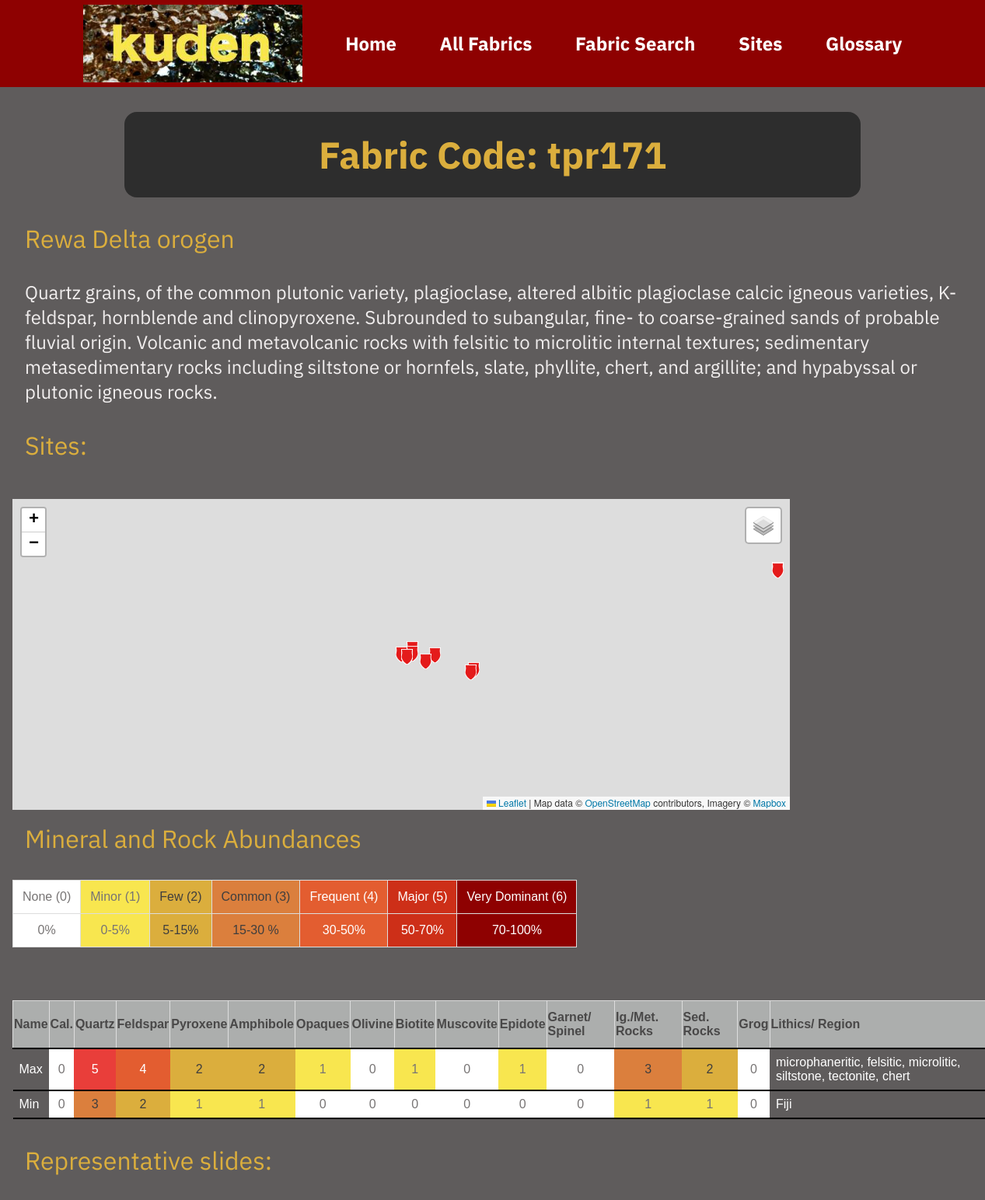
Screenshot of /tpr171 (upper part) with the database file from the repository.
### fabrics2/models.py (models this page shows, shortened)
class Fabric(models.Model):
    slug = models.SlugField(default="", blank=True, null=False, db_index=True)
    name = models.CharField(default="tpr", max_length=20)
    desc = models.CharField(null=True, max_length=100)
    region = models.CharField(null=True, max_length=100)
    calcareous_min = models.IntegerField(default="0", validators=[MinValueValidator(0), MaxValueValidator(6)])
    calcareous_max = models.IntegerField(default="0", validators=[MinValueValidator(0), MaxValueValidator(6)])
    feldspar_min = models.IntegerField(default="0", validators=[MinValueValidator(0), MaxValueValidator(6)])
    feldspar_max = models.IntegerField(default="0", validators=[MinValueValidator(0), MaxValueValidator(6)])
    quartz_min = models.IntegerField(default="0", validators=[MinValueValidator(0), MaxValueValidator(6)])
    quartz_max = models.IntegerField(default="0", validators=[MinValueValidator(0), MaxValueValidator(6)])
    pyroxene_min = models.IntegerField(default="0", validators=[MinValueValidator(0), MaxValueValidator(6)])
    pyroxene_max = models.IntegerField(default="0", validators=[MinValueValidator(0), MaxValueValidator(6)])
    amphibole_min = models.IntegerField(default="0", validators=[MinValueValidator(0), MaxValueValidator(6)])
    amphibole_max = models.IntegerField(default="0", validators=[MinValueValidator(0), MaxValueValidator(6)])
    opaque_min = models.IntegerField(default="0", validators=[MinValueValidator(0), MaxValueValidator(6)])
    opaque_max = models.IntegerField(default="0", validators=[MinValueValidator(0), MaxValueValidator(6)])
    olivine_min = models.IntegerField(default="0", validators=[MinValueValidator(0), MaxValueValidator(6)])
    olivine_max = models.IntegerField(default="0", validators=[MinValueValidator(0), MaxValueValidator(6)])
    biotite_min = models.IntegerField(default="0", validators=[MinValueValidator(0), MaxValueValidator(6)])
    biotite_max = models.IntegerField(default="0", validators=[MinValueValidator(0), MaxValueValidator(6)])
    muscovite_min = models.IntegerField(default="0", validators=[MinValueValidator(0), MaxValueValidator(6)])
    muscovite_max = models.IntegerField(default="0", validators=[MinValueValidator(0), MaxValueValidator(6)])
    epidote_min = models.IntegerField(default="0", validators=[MinValueValidator(0), MaxValueValidator(6)])
    epidote_max = models.IntegerField(default="0", validators=[MinValueValidator(0), MaxValueValidator(6)])
    igneous_rock_fragments_min = models.IntegerField(default="0", validators=[MinValueValidator(0), MaxValueValidator(6)])
    igneous_rock_fragments_max = models.IntegerField(default="0", validators=[MinValueValidator(0), MaxValueValidator(6)])
    sedimentary_metasedimentary_min = models.IntegerField(default="0", validators=[MinValueValidator(0), MaxValueValidator(6)])
    sedimentary_metasedimentary_max = models.IntegerField(default="0", validators=[MinValueValidator(0), MaxValueValidator(6)])
    grog_min = models.IntegerField(default="0", validators=[MinValueValidator(0), MaxValueValidator(6)])
    grog_max = models.IntegerField(default="0", validators=[MinValueValidator(0), MaxValueValidator(6)])
    garnet_min = models.IntegerField(default="0", validators=[MinValueValidator(0), MaxValueValidator(6)])
    garnet_max = models.IntegerField(default="0", validators=[MinValueValidator(0), MaxValueValidator(6)])
    lithics = models.CharField(null=True, max_length=100)
    vitric = models.BooleanField(default=False)
    felsitic = models.BooleanField(default=False)
    microlitic = models.BooleanField(default=False)
    microphaneritic = models.BooleanField(default=False)
    lathwork = models.BooleanField(default=False)
    metavolcanic = models.BooleanField(default=False)
    plutonite = models.BooleanField(default=False)
    amphibolite = models.BooleanField(default=False)
    tectonite = models.BooleanField(default=False)
    argillitic = models.BooleanField(default=False)
    chert = models.BooleanField(default=False)
    quartzite = models.BooleanField(default=False)
    siltstone = models.BooleanField(default=False)
    limeclast = models.BooleanField(default=False)
    comments = models.CharField(null=True, max_length=500)
    refs = models.ManyToManyField(Report, related_name="fabrics", blank=True)
    has_full = models.BooleanField(default=False)
    has_image = models.BooleanField(default=False)

### fabrics2/views.py (the view)
# urls.py: path("<slug:slug>", views.fabric, name="fabric-type"),
def fabric(request, slug):
    identified_fabric = get_object_or_404(Fabric, slug=slug)
    id_fabrics = identified_fabric.slides.all()
    return render(request, "fabrics2/fabric.html", {
        "fabric": identified_fabric,
        "fabric_slides": id_fabrics,
        "fabric_references": identified_fabric.refs.all(),
        "fabric_sites": identified_fabric.sites.all(),
        "mbsu": mbsu,
        "thsu":thsu
    })

### fabrics2/models.py (called while the page is built)
    def __str__(self):
        return f"{self.name} ({self.island})"

### fabrics2/templates/fabrics2/fabric.html (shortened to what this page needs)
{% extends "base.html" %}
{% load static %}
{% block css_files %}
  <link rel="stylesheet" href="{% static "fabrics2/fabric.css" %}">
  <link rel="stylesheet" href="{% static "fabrics2/abuntable.css" %}">
  <link rel="stylesheet" href="{% static "fabrics2/header.css" %}">
  <link rel="stylesheet" href="{% static "fabrics2/leaflet.css" %}">
{% endblock %}
{% block content %} {% include "fabrics2/includes/header.html" %}
<h1>Fabric Code: {{ fabric.slug }}</h1>
  <h2>{{ fabric.desc }}</h2>
  <h3 id="des">{{ fabric.comments }}</h3>
  <h2>Sites: </h2>
  {% if fabric_sites %}
    <div id="map"></div>
    <div> <p id="targetSite"></p><div>
  {% else %} <p>No site information available.</p>
  {% endif %}
  <div class="after-map">
  <h2>Mineral and Rock Abundances </h2>
  {% include "fabrics2/includes/abuntable.html" %}
  <br>
  <table class = "slidetable">
    <th>Name </th> <th>Cal.</th> <th>Quartz</th><th>Feldspar</th> <th>Pyroxene</th> <th>Amphibole</th>
      <th>Opaques</th> <th>Olivine</th><th>Biotite</th> <th>Muscovite</th> <th>Epidote</th>
      <th>Garnet/ Spinel</th><th>Ig./Met. Rocks</th> <th>Sed. Rocks</th> <th>Grog</th>  <th>Lithics/ Region</th>
       <tr>
          <td>Max</td>
         <td data-tag="{{fabric.calcareous_max}}"> {{fabric.calcareous_max}}</td>
          <td data-tag="{{fabric.quartz_max}}"> {{fabric.quartz_max}}</td>
          <td data-tag="{{fabric.feldspar_max}}">{{fabric.feldspar_max}}</td>
          <td data-tag="{{fabric.pyroxene_max}}">{{fabric.pyroxene_max}}</td>
          <td data-tag="{{fabric.amphibole_max}}">{{fabric.amphibole_max}}</td>
          <td data-tag="{{fabric.opaque_max}}"> {{fabric.opaque_max}}</td>
          <td data-tag="{{fabric.olivine_max}}"> {{fabric.olivine_max}}</td>
          <td data-tag="{{fabric.biotite_max}}">{{fabric.biotite_max}}</td>
          <td data-tag="{{fabric.muscovite_max}}">{{fabric.muscovite_max}}</td>
          <td data-tag="{{fabric.epidote_max}}">{{fabric.epidote_max}}</td>
          <td data-tag="{{fabric.garnet_max}}"> {{fabric.garnet_max}}</td>
          <td data-tag="{{fabric.igneous_rock_fragments_max}}">{{fabric.igneous_rock_fragments_max}}</td>
          <td data-tag="{{fabric.sedimentary_metasedimentary_max}}">{{fabric.sedimentary_metasedimentary_max}}</td>
          <td data-tag="{{fabric.grog_max}}">{{fabric.grog_max}}</td>
          <td> {{fabric.lithics}}</td>
          </tr>
          <tr>
            <td>Min</a></td>
            <td data-tag="{{fabric.calcareous_min}}"> {{fabric.calcareous_min}}</td>
            <td data-tag="{{fabric.quartz_min}}"> {{fabric.quartz_min}}</td>
            <td data-tag="{{fabric.feldspar_min}}">{{fabric.feldspar_min}}</td>
            <td data-tag="{{fabric.pyroxene_min}}">{{fabric.pyroxene_min}}</td>
            <td data-tag="{{fabric.amphibole_min}}">{{fabric.amphibole_min}}</td>
            <td data-tag="{{fabric.opaque_min}}"> {{fabric.opaque_min}}</td>
            <td data-tag="{{fabric.olivine_min}}"> {{fabric.olivine_min}}</td>
            <td data-tag="{{fabric.biotite_min}}">{{fabric.biotite_min}}</td>
            <td data-tag="{{fabric.muscovite_min}}">{{fabric.muscovite_min}}</td>
            <td data-tag="{{fabric.epidote_min}}">{{fabric.epidote_min}}</td>
            <td data-tag="{{fabric.garnet_min}}"> {{fabric.garnet_min}}</td>
            <td data-tag="{{fabric.igneous_rock_fragments_min}}">{{fabric.igneous_rock_fragments_min}}</td>
            <td data-tag="{{fabric.sedimentary_metasedimentary_min}}">{{fabric.sedimentary_metasedimentary_min}}</td>
            <td data-tag="{{fabric.grog_min}}">{{fabric.grog_min}}</td>
            <td> {{fabric.region}}</td>
            </tr>
  </table>
</div>
  <h2>Representative slides: </h2>
  {% if fabric_slides %}
    {% for slide in fabric_slides %}
      <br>
    {% endfor %}
  {% else %}
    <p>No representative slide details available.</p>
  {% endif%}
{% endblock %}

### templates/base.html (shortened to what this page needs)
{% load static %}
<!DOCTYPE html>
<html lang="en">
  <head>
   <link rel="stylesheet" href="{% static "styles.css"%}">
    {%block css_files %}{% endblock %}
  </head>
  <body>
    {% block content %}{% endblock %}
  </body>
</html>

### fabrics2/templates/fabrics2/includes/header.html
{% load static %}
<header>
  <nav>
    <img src="{% static "images/KudenLogo.jpg" %}" alt="vimipo_logo" height="100"> &emsp; &emsp; &emsp;
    <a href="{% url "home" %}">Home</a> &emsp; &emsp; &emsp;
    <a href="{% url "index" 0 %}">All Fabrics</a> &emsp; &emsp; &emsp;
    <a href="{% url "search" %}">Fabric Search</a> &emsp; &emsp; &emsp;
    <a href="{% url "site-index" %}">Sites</a> &emsp; &emsp; &emsp;
    <a href="{% url "glossary" %}">Glossary</a>
  </nav>
</header>

### fabrics2/templates/fabrics2/includes/abuntable.html
{% load static %}
<table class = "abuntable">
    <tr><td data-tag="0"> None (0) </td>  <td data-tag="1"> Minor (1) </td>  <td data-tag="2"> Few (2) </td> <td data-tag="3"> Common (3) </td> <td data-tag="4"> Frequent (4) </td> <td data-tag="5"> Major (5) </td> <td data-tag="6"> Very Dominant (6) </td> </tr>
    <tr><td data-tag="0"> 0% </td>  <td data-tag="1"> 0-5% </td>  <td data-tag="2"> 5-15% </td> <td data-tag="3"> 15-30 % </td> <td data-tag="4"> 30-50% </td> <td data-tag="5"> 50-70% </td> <td data-tag="6"> 70-100% </td> </tr>
</table>

### fabrics2/templates/fabrics2/includes/footer.html (shortened to what this page needs)
{% load static %}

### static/styles.css (style rules this page uses)
html { font-family: 'IBM Plex Sans', sans-serif; }
body { margin: 0rem 0rem 0rem 0rem; background-color: #5f5c5c; color: #f1eeee; }
h1 { font-size: 3rem; font-weight: bold; text-align: center; color: #dbae3d; margin: 2rem 10rem 1rem 10rem; background-color: #2d2d2d; border-radius: 16px; padding: 1.5rem; }
h2 { font-size: 2rem; text-align: left; color: #dbae3d; font-weight: normal; margin: 4rem 2rem 0rem 1rem; }
h3 { font-size: 1.5rem; text-align: left; color: #dbae3d; font-weight: normal; margin: 2rem 2rem 0rem 2rem; }
a { text-decoration: none; color: #f8e64f }

### fabrics2/static/fabrics2/fabric.css (style rules this page uses)
#map { width: 1000px; height: 400px; margin: 2rem 2rem 1rem 1rem; float: left; }
.after-map { clear: left; }
#des { color: #f1eeee; }
h1 { font-size: 3rem; }
h2 { font-size: 2rem; text-align: left; font-weight: normal; margin: 2rem 2rem 1rem 2rem; }
.slidetable { font-family: Arial, Helvetica, sans-serif; border-collapse: collapse; width: 100%; margin: 2rem 1rem 1rem 1rem; }
.slidetable td, .fabrictable th { padding: 8px; }
.slidetable tr { border-bottom: 2px solid black; }
.slidetable td { color: white; }
.slidetable th { padding-top: 12px; padding-bottom: 12px; text-align: left; background-color: #acaead; color: rgb(73, 72, 72); border: 1px solid #ddd; }
.slidetable [data-tag="5"] { text-align: center; background-color: #e93e3a; color: white; }
.slidetable [data-tag="4"] { text-align: center; background-color: #e35d30; color: white; }
.slidetable [data-tag="3"] { text-align: center; background-color: #db7f3d; color: rgb(63, 62, 62); }
.slidetable [data-tag="2"] { text-align: center; background-color: #dbae3d; color: rgb(63, 62, 62); }
.slidetable [data-tag="1"] { text-align: center; background-color: #f8e64f; color: rgb(119, 116, 116); }
.slidetable [data-tag="0"] { text-align: center; background-color: white; color: rgb(119, 116, 116); }

### fabrics2/static/fabrics2/abuntable.css (style rules this page uses)
.abuntable { font-family: Arial, Helvetica, sans-serif; border-collapse: collapse; max-width: 70rem; margin: 2rem 2rem 1rem 1rem; }
.abuntable td { padding: 12px; text-align: center; background-color: #acaead; color: white; border: 1px solid #ddd; }
.abuntable [data-tag="6"] { text-align: center; background-color: #8e0101; color: white; }
.abuntable [data-tag="5"] { text-align: center; background-color: #cd2f18; color: white; }
.abuntable [data-tag="4"] { text-align: center; background-color: #e35d30; color: white; }
.abuntable [data-tag="3"] { text-align: center; background-color: #db7f3d; color: rgb(63, 62, 62); }
.abuntable [data-tag="2"] { text-align: center; background-color: #dbae3d; color: rgb(63, 62, 62); }
.abuntable [data-tag="1"] { text-align: center; background-color: #f8e64f; color: rgb(119, 116, 116); }
.abuntable [data-tag="0"] { text-align: center; background-color: white; color: rgb(119, 116, 116); }

### fabrics2/static/fabrics2/header.css (style rules this page uses)
header { width: 100%; height: 7rem; background-color: #8e0101; margin: 0 0 1rem 0; }
header nav { width: 100%; height: 100%; display: flex; justify-content: center; align-items: center; }
header nav a { color: white; font-size: 1.5rem; font-weight: bold; }

### rows the page displays
Fabric: slug "tpr171", desc "Rewa Delta orogen", comments "Quartz grains, of the common plutonic variety, plagioclase, altered albitic plagioclase calcic igneous varieties, K-feldspar, hornblende and clinopyroxene. Subrounded to subangular, fine- to coarse-grained sands of probable fluvial origin. Volcanic and metavolcanic rocks with felsitic to microlitic internal textures; sedimentary metasedimentary rocks including siltstone or hornfels, slate, phyllite, chert, and argillite; and hypabyssal or plutonic igneous rocks.", calcareous_max "0", quartz_max "5", feldspar_max "4", pyroxene_max "2", amphibole_max "2", opaque_max "1", olivine_max "0", biotite_max "1", muscovite_max "0", epidote_max "1", garnet_max "0", igneous_rock_fragments_max "3", sedimentary_metasedimentary_max "2", grog_max "0", lithics "microphaneritic, felsitic, microlitic, siltstone, tectonite, chert", calcareous_min "0", quartz_min "3", feldspar_min "2", pyroxene_min "1", amphibole_min "1", opaque_min "0", olivine_min "0", biotite_min "0", muscovite_min "0", epidote_min "0", garnet_min "0", igneous_rock_fragments_min "1", sedimentary_metasedimentary_min "1", grog_min "0", region "Fiji"
